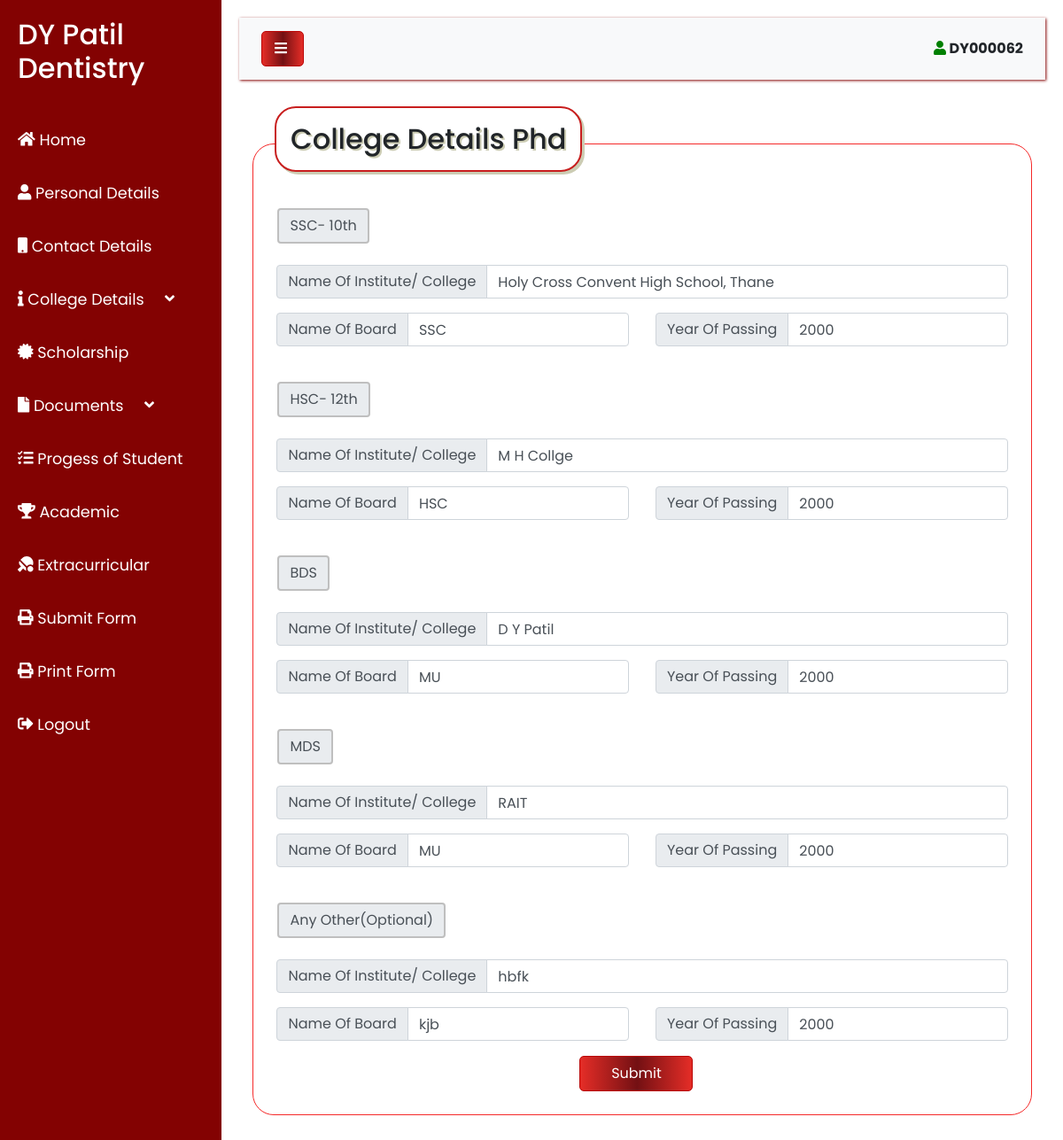
The app's page /clg_details_phd.php (signed in) with its own data.
### tables this page shows
CREATE TABLE `college_phd` (
  `EMAIL_ID` varchar(50) NOT NULL,
  `ID` varchar(255) DEFAULT NULL,
  `NAME_COLLEGE_10` varchar(255) DEFAULT NULL,
  `NAME_BOARD_10` varchar(255) DEFAULT NULL,
  `YEAR_10` int(4) DEFAULT NULL,
  `NAME_COLLEGE_12` varchar(255) DEFAULT NULL,
  `NAME_BOARD_12` varchar(255) DEFAULT NULL,
  `YEAR_12` int(4) DEFAULT NULL,
  `NAME_COLLEGE_BDS` varchar(255) DEFAULT NULL,
  `NAME_BOARD_BDS` varchar(255) DEFAULT NULL,
  `YEAR_BDS` int(4) DEFAULT NULL,
  `NAME_COLLEGE_MDS` varchar(255) DEFAULT NULL,
  `NAME_BOARD_MDS` varchar(255) DEFAULT NULL,
  `YEAR_MDS` int(4) DEFAULT NULL,
  `NAME_COLLEGE_OTHER` varchar(255) DEFAULT NULL,
  `NAME_BOARD_OTHER` varchar(255) DEFAULT NULL,
  `YEAR_OTHER` int(4) DEFAULT NULL
);

### clg_details_phd.php (the view, shortened to what this page needs)
<?php
    $id = $_SESSION['id'];
$dbServername = "localhost";
$dbUsername = "root";
$dbPassword = "";
$dbName = "medical";
$conn = mysqli_connect($dbServername,$dbUsername,$dbPassword,$dbName);
            $sql    = "SELECT * FROM college_phd WHERE ID='$id'";
            $result = mysqli_query($conn,$sql) ;
            $row = mysqli_fetch_array($result);
?>
<!DOCTYPE html>
<html>
<head>
    <link rel="stylesheet" href="https://stackpath.bootstrapcdn.com/bootstrap/4.1.0/css/bootstrap.min.css">
    <link rel="stylesheet" href="style4.css">
</head>
<body>
    <div class="wrapper">
        <nav id="sidebar">
        <div class="sanskruti" style="height:1000px;">
            <div class="sidebar-header">
                <h2>DY Patil Dentistry</h2>
            </div>
            <ul class="list-unstyled components">
                <li class="active" title="Home">
                    <a href="home.php" class="sidebar-header" style="height:60px;">
                        <span class="fas fa-home"></span>
                        <span id="hide">Home</span>
                    </a>
                </li>
                <li title="Personal Details">
                    <a href="personal_details.php" class="sidebar-header" style="height:60px;" >
                     <span class="fas fa-user fa"></span>
                        <span id="hide">Personal Details</span>
                    </a>
                </li>
                <li title="Contact Details">
                    <a href="contact_details.php" class="sidebar-header" style="height:60px;">
                        <span class="fas fa-mobile fa"></span>
                       <span id="hide">Contact Details</span>
                    </a>
                </li>
                <li title="College Details" >
                    <a href="#pageSubmenu" style="height:60px;" data-toggle="collapse" aria-expanded="false" class="sidebar-header" class="dropdown-toggle">
                    <span class="fa fa-info fa"></span>
                        <span id="hide">College Details &nbsp;&nbsp;&nbsp;&nbsp;</span><div class="fas fa-angle-down"></div>
                    </a>
                </li>
                <li title="Scholarship">
                    <a href="scholarship.php" class="sidebar-header" style="height:60px;">
                        <span class="fas fa-certificate fa"></span>
                        <span id="hide">Scholarship</span>
                    </a>
                </li>
                <li title="Documents">
                    <a href="#homeSubmenu" style="height:60px;" data-toggle="collapse" aria-expanded="false" class="sidebar-header" class="dropdown-toggle">
                    <span class="fa fa-file fa"></span>
                        <span id="hide">Documents &nbsp;&nbsp;&nbsp;&nbsp;</span><div class="fas fa-angle-down"></div>
                    </a>
                </li>
                <li title="Progress of Student">
                    <a href="progress_student.php" class="sidebar-header" style="height:60px;">
                        <span class="fas fa-tasks fa">    </span>
                        <span id="hide">Progess of Student</span>
                    </a>
                </li>
<li title="Academic Achievement">
                    <a href="academic_achievement.php" class="sidebar-header" style="height:60px;">
                        <span class="fas fa-trophy fa">    </span>
                        <span id="hide">Academic</span>
                    </a>
                </li>
<li title="Extracurricular Activities">
                    <a href="extracurricular.php" class="sidebar-header" style="height:60px;" >
                     <span class="fas fa-table-tennis"></span>
                        <span id="hide">Extracurricular</span>
                    </a>
                </li>
                <li title="Submit Form">
                    <a href="submit_form.php" class="sidebar-header" style="height:60px;" >
                     <span class="fas fa-print"></span>
                        <span id="hide">Submit Form</span>
                    </a>
                </li>
                <li title="Print Form">
                    <a href="print_submit.php" class="sidebar-header" style="height:60px;" >
                     <span class="fas fa-print"></span>
                        <span id="hide">Print Form</span>
                    </a>
                </li>
                <li title="Logout">
                    <a href="logout.php" class="sidebar-header" style="height:60px;">
                        <span class="fas fa-sign-out-alt">    </span>
                        <span id="hide">Logout</span>
                    </a>
                </li>
            </ul>
         </div>
        </nav>
        <div id="content" style="height:1500px;">
            <nav class="navbar navbar-expand-lg navbar-light bg-light">
                <div class="container-fluid">
                    <button type="button" id="sidebarCollapse" class="sidebtn" style="width:3rem;">
                        <i class="fas fa-bars"></i>
                    </button>
                    <div id="enroll"><span class="fas fa-user" style="color:green;"></span><b> <?php echo $id; ?></b></div>
                </div>
            </nav>
            <div class="d-flex justify-content-center">
<div class="container" style="margin-top:2rem;">
  <div class="row">
  <h1 id="box">College Details Phd</h1>
  </div>
  <form style="border:1px solid #f52929;border-radius:1.5rem;padding:3%;padding-top:3rem;" method="POST" action="college_phd.php">
    <br>
  <div class="row">
        <h5 class="input-group-text" id="inputGroup-sizing-default" style="margin-left:1rem; border:solid 2px #bfbfbf;">SSC- 10th</h5>
      </div>
      <br>
      <div class="row">
         <div class="col-sm-12">
            <div class="input-group mb-3">
            <div class="input-group-prepend">
            <span class="input-group-text" id="inputGroup-sizing-default">Name Of Institute/ College</span>
            </div>
            <input type="text"  class="form-control" aria-label="Sizing example input" aria-describedby="inputGroup-sizing-default" name="name_college_10" value="<?php echo $row['NAME_COLLEGE_10']; ?>" required>
            </div>
         </div>
      </div>
      <div class="row">
         <div class="col-sm-6">
            <div class="input-group mb-3">
            <div class="input-group-prepend">
            <span class="input-group-text" id="inputGroup-sizing-default">Name Of Board</span>
            </div>
            <input type="text"  class="form-control" aria-label="Sizing example input" aria-describedby="inputGroup-sizing-default" name="name_board_10" value="<?php echo $row['NAME_BOARD_10']; ?>" required>
            </div>
         </div>
          <div class="col-sm-6">
          <div class="input-group mb-3">
          <div class="input-group-prepend">
          <span class="input-group-text" id="inputGroup-sizing-default">Year Of Passing</span>
          </div>
          <input type="number" min="2000" max="2050" class="form-control" aria-label="Sizing example input" aria-describedby="inputGroup-sizing-default" name="year_10" value="<?php echo $row['YEAR_10']; ?>" required>
          </div>
          </div>
     </div>
     <br>
     <div class="row">
         <h5 class="input-group-text" id="inputGroup-sizing-default" style="margin-left:1rem; border:solid 2px #bfbfbf;">HSC- 12th</h5>
     </div>
    <br>
     <div class="row">
          <div class="col-sm-12">
          <div class="input-group mb-3">
          <div class="input-group-prepend">
          <span class="input-group-text" id="inputGroup-sizing-default">Name Of Institute/ College</span>
          </div>
          <input type="text" class="form-control" aria-label="Sizing example input" aria-describedby="inputGroup-sizing-default" name="name_college_12" value="<?php echo $row['NAME_COLLEGE_12']; ?>" required>
          </div>
          </div>
     </div>
     <div class="row">
          <div class="col-sm-6">
            <div class="input-group mb-3">
            <div class="input-group-prepend">
            <span class="input-group-text" id="inputGroup-sizing-default">Name Of Board</span>
            </div>
            <input type="text"  class="form-control" aria-label="Sizing example input" aria-describedby="inputGroup-sizing-default" name="name_board_12" value="<?php echo $row['NAME_BOARD_12']; ?>" required>
            </div>
         </div>
          <div class="col-sm-6">
          <div class="input-group mb-3">
          <div class="input-group-prepend">
          <span class="input-group-text" id="inputGroup-sizing-default">Year Of Passing</span>
          </div>
          <input type="number" min="2000" max="2050" class="form-control" aria-label="Sizing example input" aria-describedby="inputGroup-sizing-default" name="year_12" value="<?php echo $row['YEAR_12']; ?>" required>
          </div>
          </div>
     </div>
     <br>
     <div class="row">
         <h5 class="input-group-text" id="inputGroup-sizing-default" style="margin-left:1rem; border:solid 2px #bfbfbf;">BDS</h5>
     </div>
     <br>
     <div class="row">
          <div class="col-sm-12">
          <div class="input-group mb-3">
          <div class="input-group-prepend">
          <span class="input-group-text" id="inputGroup-sizing-default">Name Of Institute/ College</span>
          </div>
          <input type="text" class="form-control" aria-label="Sizing example input" aria-describedby="inputGroup-sizing-default" name="name_college_bds" value="<?php echo $row['NAME_COLLEGE_BDS']; ?>" required>
          </div>
          </div>
     </div>
     <div class="row">
          <div class="col-sm-6">
            <div class="input-group mb-3">
            <div class="input-group-prepend">
            <span class="input-group-text" id="inputGroup-sizing-default">Name Of Board</span>
            </div>
            <input type="text"  class="form-control" aria-label="Sizing example input" aria-describedby="inputGroup-sizing-default" name="name_board_bds" value="<?php echo $row['NAME_BOARD_BDS']; ?>" required>
            </div>
         </div>
          <div class="col-sm-6">
          <div class="input-group mb-3">
          <div class="input-group-prepend">
          <span class="input-group-text" id="inputGroup-sizing-default">Year Of Passing</span>
          </div>
          <input type="number" min="2000" max="2050" class="form-control" aria-label="Sizing example input" aria-describedby="inputGroup-sizing-default" name="year_bds" value="<?php echo $row['YEAR_BDS']; ?>" required>
          </div>
          </div>
     </div>
     <br>
     <div class="row">
         <h5 class="input-group-text" id="inputGroup-sizing-default" style="margin-left:1rem; border:solid 2px #bfbfbf;">MDS</h5>
     </div>
     <br>
     <div class="row">
          <div class="col-sm-12">
          <div class="input-group mb-3">
          <div class="input-group-prepend">
          <span class="input-group-text" id="inputGroup-sizing-default">Name Of Institute/ College</span>
          </div>
          <input type="text" class="form-control" aria-label="Sizing example input" aria-describedby="inputGroup-sizing-default" name="name_college_mds" value="<?php echo $row['NAME_COLLEGE_MDS']; ?>" required>
          </div>
          </div>
     </div>
     <div class="row">
          <div class="col-sm-6">
            <div class="input-group mb-3">
            <div class="input-group-prepend">
            <span class="input-group-text" id="inputGroup-sizing-default">Name Of Board</span>
            </div>
            <input type="text"  class="form-control" aria-label="Sizing example input" aria-describedby="inputGroup-sizing-default" name="name_board_mds" value="<?php echo $row['NAME_BOARD_MDS']; ?>" required>
            </div>
         </div>
          <div class="col-sm-6">
          <div class="input-group mb-3">
          <div class="input-group-prepend">
          <span class="input-group-text" id="inputGroup-sizing-default">Year Of Passing</span>
          </div>
          <input type="number" min="2000" max="2050" class="form-control" aria-label="Sizing example input" aria-describedby="inputGroup-sizing-default" name="year_mds" value="<?php echo $row['YEAR_MDS']; ?>" required>
          </div>
          </div>
     </div><br>
     <div class="row">
         <h5 class="input-group-text" id="inputGroup-sizing-default" style="margin-left:1rem; border:solid 2px #bfbfbf;">Any Other(Optional)</h5>
     </div>
     <br>
     <div class="row">
          <div class="col-sm-12">
          <div class="input-group mb-3">
          <div class="input-group-prepend">
          <span class="input-group-text" id="inputGroup-sizing-default">Name Of Institute/ College</span>
          </div>
          <input type="text" class="form-control" aria-label="Sizing example input" aria-describedby="inputGroup-sizing-default" name="name_college_other" value="<?php echo $row['NAME_COLLEGE_OTHER']; ?>" >
          </div>
          </div>
     </div>
     <div class="row">
          <div class="col-sm-6">
            <div class="input-group mb-3">
            <div class="input-group-prepend">
            <span class="input-group-text" id="inputGroup-sizing-default">Name Of Board</span>
            </div>
            <input type="text"  class="form-control" aria-label="Sizing example input" aria-describedby="inputGroup-sizing-default" name="name_board_other" value="<?php echo $row['NAME_BOARD_OTHER']; ?>" >
            </div>
         </div>
          <div class="col-sm-6">
          <div class="input-group mb-3">
          <div class="input-group-prepend">
          <span class="input-group-text" id="inputGroup-sizing-default">Year Of Passing</span>
          </div>
          <input type="number" min="2000" max="2050" class="form-control" aria-label="Sizing example input" aria-describedby="inputGroup-sizing-default" name="year_other" value="<?php echo $row['YEAR_OTHER']; ?>" >
          </div>
          </div>
     </div>
     <div class="row">
     <div class="col-sm"></div>
     <div class="col-sm"></div>
     </div>
     <div class="row">
     <div class="col-sm"></div>
     <div class="col-sm"></div>
     <div class="col-sm">
     <button type="submit" name="submit"  value="Submit" class="btn" >Submit</button></div>
     <div class="col-sm"></div>
     <div class="col-sm"></div>
     </div>
</form>
</div>
</div>
</div>
</div>
</body>
</html>

### style4.css (style rules this page uses)
body { font-family: 'Poppins', sans-serif; background: #fff }
a, a:hover, a:focus { color: inherit; text-decoration: none; transition: all 0.3s; }
.navbar { padding: 15px 10px; background: #fff; border: none; border-radius: 0; margin-bottom: 40px; box-shadow: 1px 1px 3px #830202 }
i, span { display: inline-block; }
.wrapper { display: flex; align-items: stretch; }
#sidebar { min-width: 250px; max-width: 250px; background: #830202; color: #fff; transition: all 0.3s; }
#sidebar ul li a { text-align: left; }
#sidebar .sidebar-header { padding: 20px; background: #830202; }
#sidebar ul li a { padding: 10px; font-size: 1.1em; display: block; }
a[data-toggle="collapse"] { position: relative; }
a[aria-expanded="false"]::before, a[aria-expanded="true"]::before { content: '\e259'; display: none; position: absolute; right: 20px; font-family: 'Glyphicons Halflings'; font-size: 0.6em; }
#content { width: 100%; padding: 20px; min-height: 100vh; transition: all 0.3s; }

### clg_details_phd.php (style rules this page uses)
@media screen and (min-width:500px) { #box { padding: 1rem; font-size: 2rem; font-family: 'Poppins', sans-serif; text-shadow:2px 2px #ccccb3; border:solid 2px #c81e1e; border-radius:1.5rem; box-shadow:3px 3px #ccccb3; margin-left:2.5rem; position:absolute; top:7.5rem; background:#ffffff; } }
button.btn, button.sidebtn { background-image: linear-gradient(to right, #e52d27 0%, #731013 51%, #e52d27 100%); border:solid 1px #b90505; border-radius:5px;color:#ffffff; width:8rem; height:2.5rem }

### records on screen
college_phd: name_college_10 "Holy Cross Convent High School, Thane", name_board_10 "SSC", year_10 "2000", name_college_12 "M H Collge", name_board_12 "HSC", year_12 "2000", name_college_bds "D Y Patil", name_board_bds "MU", year_bds "2000", name_college_mds "RAIT", name_board_mds "MU", year_mds "2000", name_college_other "hbfk", name_board_other "kjb", year_other "2000"

### other values on screen
$id "DY000062"
